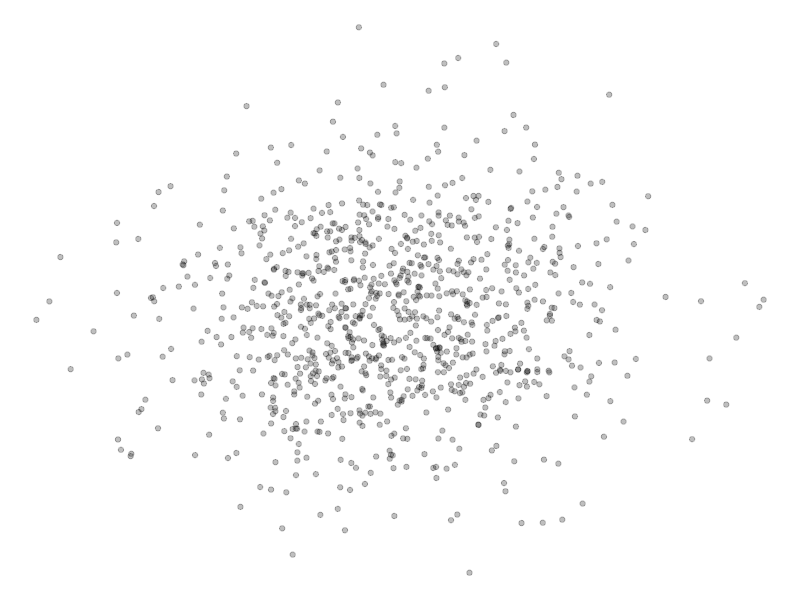
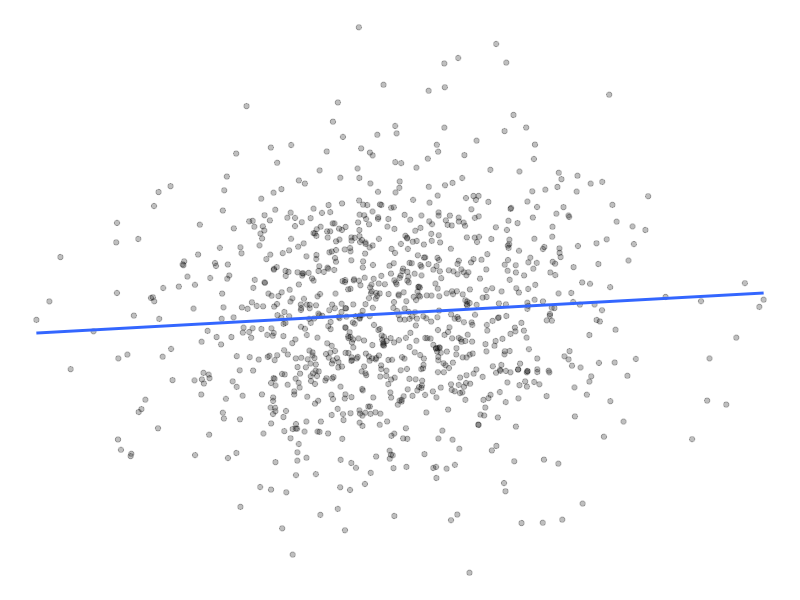
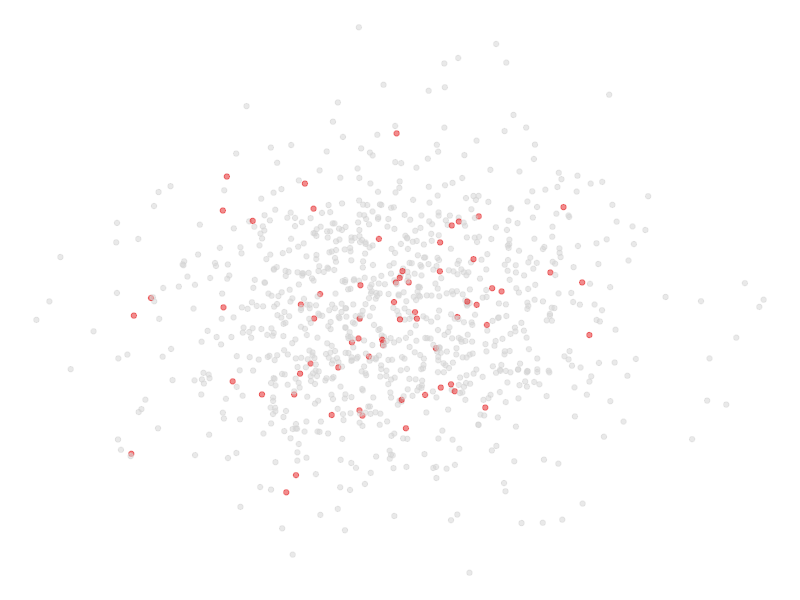
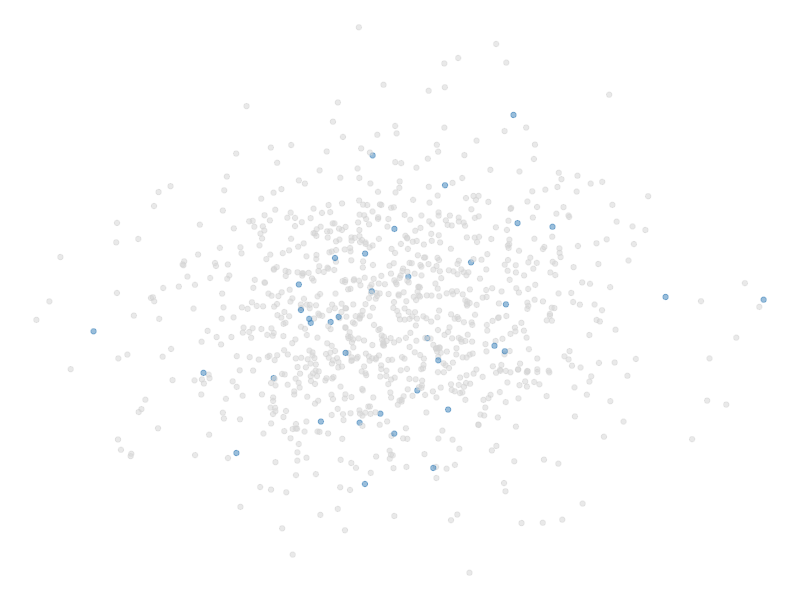
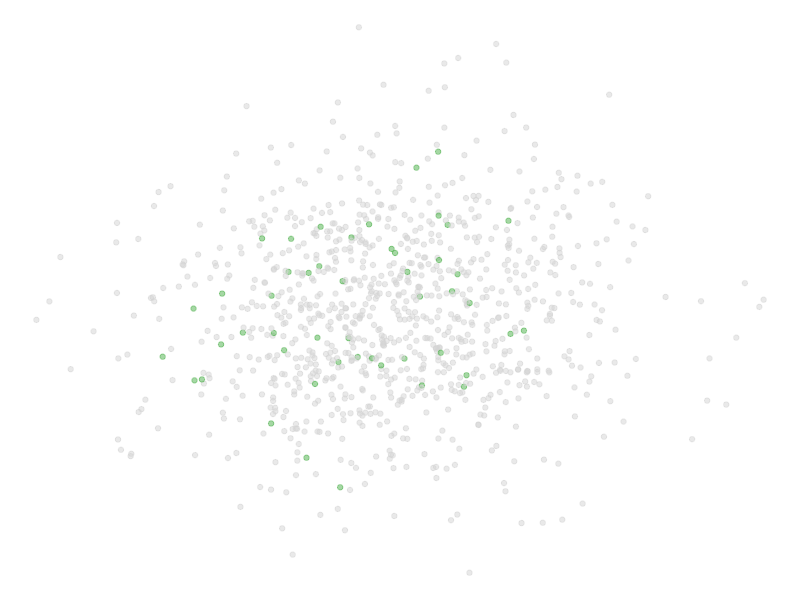
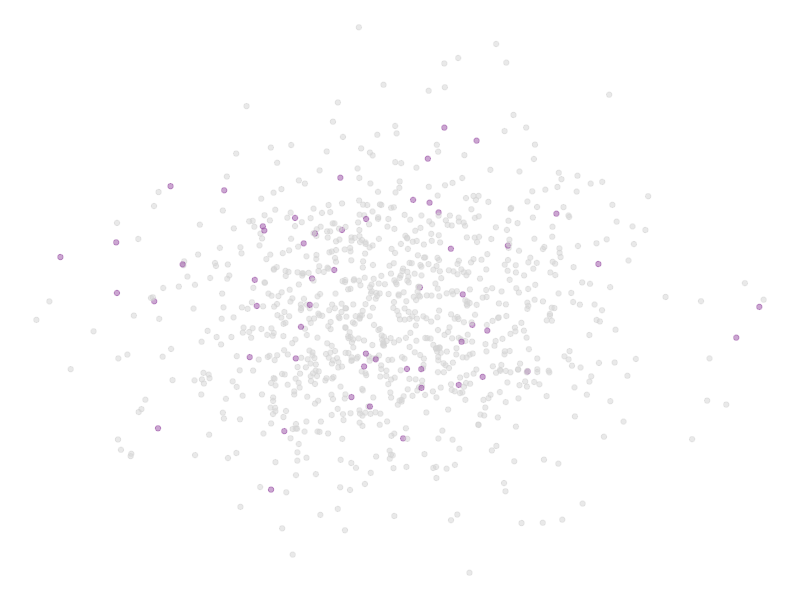
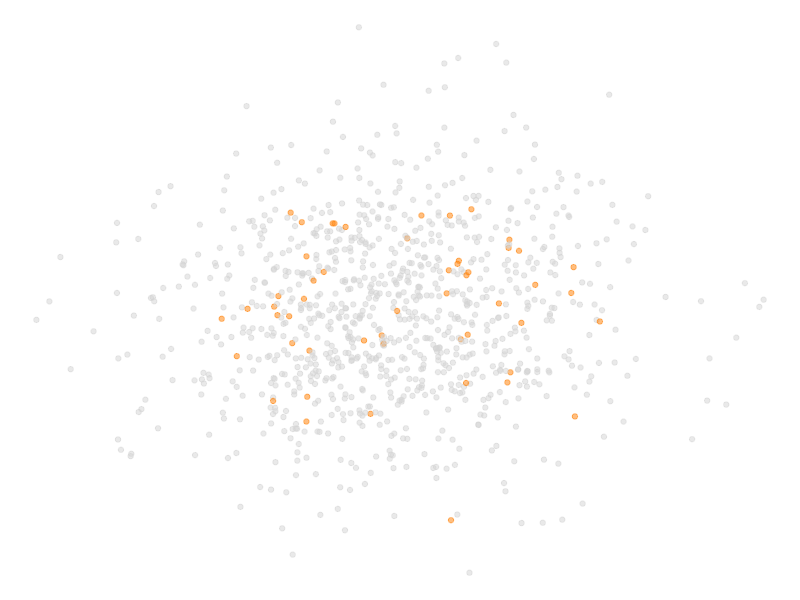
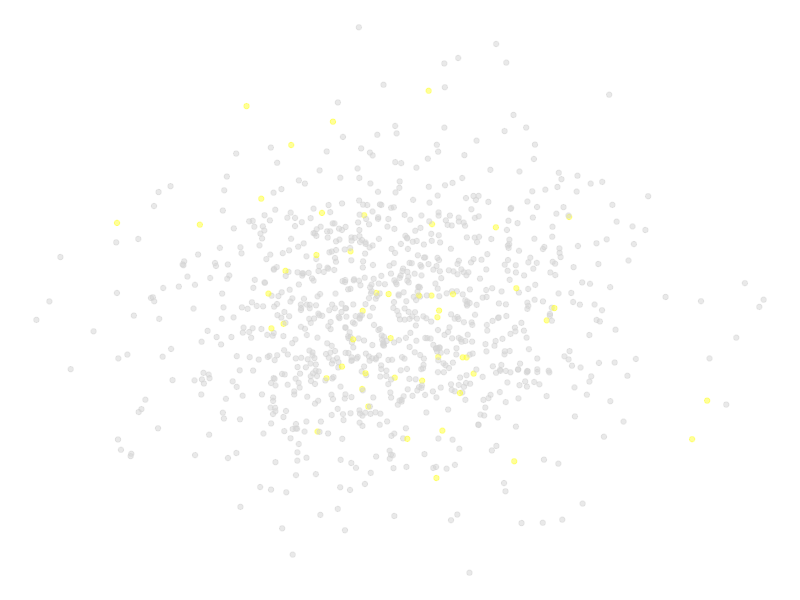

These figures' R source, in order: (Note: this script raises an error after producing the figures.)
set.seed(1337)

library(tidyverse)
library(glue)
library(ggthemes)

generate_correlated_base = function(n, rho, noise_sd = 1) {
  x = rnorm(n)
  
  # Signal component (correlated with x)
  signal = rho * x
  
  # Noise component (independent of x)
  noise = sqrt(1 - rho^2) * rnorm(n, sd = noise_sd)
  
  y = signal + noise
  
  return(data.frame(x = x, y = y))
}

d = generate_correlated_base(n = 1000, rho = 0.7, noise_sd = 20)

summary(lm(y ~ x, data = d))

my_d = d |> 
  mutate(
    x = scales::rescale(x),
    y = scales::rescale(y),
    # x = 1-x,
    s_id = sample(20, 1000, replace = T)
  )

p1 = my_d |> 
  ggplot(aes(x,y)) +
  geom_point(alpha = .25) +
  theme_void()

built = ggplot_build(p1)
x_range = built$layout$panel_params[[1]]$x.range
y_range = built$layout$panel_params[[1]]$y.range

p2 = my_d |> 
  ggplot(aes(x,y)) +
  geom_point(alpha = .25) +
  theme_void() +
  geom_smooth(method = 'lm', se = F)

# Define 20 colours
my_palette = c('#e41a1c', '#377eb8', '#4daf4a', '#984ea3', '#ff7f00', 
               '#ffff33', '#a65628', '#f781bf', '#999999', '#66c2a5',
               '#fc8d62', '#8da0cb', '#e78ac3', '#a6d854', '#ffd92f',
               '#e5c494', '#b3b3b3', '#8dd3c7', '#ffffb3', '#bebada')

# Create directory if it doesn't exist
dir.create("~/Downloads/konfint", showWarnings = FALSE)

# Save first two plots
ggsave("~/Downloads/konfint/p1.pdf",  bg = "white", p1, width = 4, height = 4)
ggsave("~/Downloads/konfint/p2.pdf",  bg = "white", p2, width = 4, height = 4)

# Counter for filenames
plot_num = 3

# First loop - highlight each subject
for(i in 1:20) {
  p = my_d |> 
    mutate(my_colour = s_id == i) |> 
    ggplot(aes(x, y, colour = my_colour)) +
    geom_point(alpha = .5) +
    guides(colour = 'none') +
    theme_void() +
    scale_colour_manual(values = c('lightgrey', my_palette[i]))
  
  ggsave(plot = p, filename = glue('~/Downloads/konfint/p{plot_num}.pdf'),  bg = "white", width = 4, height = 4)
  plot_num = plot_num + 1
}

# Second loop - individual subject regressions
for(i in 1:20) {
  p = my_d |> 
    filter(s_id == i) |> 
    ggplot(aes(x, y)) +
    geom_point(colour = my_palette[i], alpha = .5) +
    geom_smooth(method = 'lm', se = F, colour = my_palette[i]) +
    theme_void() +
    coord_cartesian(xlim = x_range, ylim = y_range)
  
  ggsave(plot = p, filename = glue('~/Downloads/konfint/p{plot_num}.pdf'),  bg = "white", width = 4, height = 4)
  plot_num = plot_num + 1
}

p3 = my_d |> 
  ggplot(aes(x, y, colour = as.factor(s_id))) +
  geom_point(alpha = .5) +
  geom_smooth(method = 'lm', se = F) +
  theme_void() +
  guides(colour = 'none') +
  coord_cartesian(xlim = x_range, ylim = y_range)

ggsave(plot = p3, filename = glue('~/Downloads/konfint/p{plot_num}.pdf'),  bg = "white", width = 4, height = 4)
plot_num = plot_num + 1

p4 = my_d |> 
  ggplot(aes(x, y, colour = as.factor(s_id))) +
  geom_smooth(method = 'lm', se = F) +
  theme_void() +
  guides(colour = 'none') +
  coord_cartesian(xlim = x_range, ylim = y_range)

ggsave(plot = p4, filename = glue('~/Downloads/konfint/p{plot_num}.pdf'),  bg = "white", width = 4, height = 4)
plot_num = plot_num + 1

p5 = my_d |> 
  filter(s_id == 2) |> 
  ggplot(aes(x, y)) +
  geom_smooth(method = 'lm') +
  theme_void() +
  guides(colour = 'none') +
  coord_cartesian(xlim = x_range, ylim = y_range)

ggsave(plot = p5, filename = glue('~/Downloads/konfint/p{plot_num}.pdf'),  bg = "white", width = 4, height = 4)
plot_num = plot_num + 1

p6 = my_d |> 
  filter(s_id == 2) |> 
  ggplot(aes(x, y)) +
  geom_smooth(method = 'lm', level = .999) +
  theme_void() +
  guides(colour = 'none') +
  coord_cartesian(xlim = x_range, ylim = y_range)

ggsave(plot = p6, filename = glue('~/Downloads/konfint/p{plot_num}.pdf'),  bg = "white", width = 4, height = 4)
plot_num = plot_num + 1

p7 = my_d |> 
  filter(s_id == 2) |> 
  ggplot(aes(x, y)) +
  geom_smooth(method = 'lm', level = .5) +
  theme_void() +
  guides(colour = 'none') +
  coord_cartesian(xlim = x_range, ylim = y_range)

ggsave(plot = p7, filename = glue('~/Downloads/konfint/p{plot_num}.pdf'),  bg = "white", width = 4, height = 4)
plot_num = plot_num + 1

p8 = my_d |> 
  filter(s_id == 2) |> 
  ggplot(aes(x, y)) +
  geom_smooth(method = 'lm', level = .5) +
  geom_smooth(method = 'lm', level = .95) +
  geom_smooth(method = 'lm', level = .999) +
  theme_void() +
  guides(colour = 'none') +
  coord_cartesian(xlim = x_range, ylim = y_range)

ggsave(plot = p8, filename = glue('~/Downloads/konfint/p{plot_num}.pdf'),  bg = "white", width = 4, height = 4)
plot_num = plot_num + 1

p9 = p5 +
  geom_smooth(data = my_d, aes(x, y), se = FALSE, color = "red")

ggsave(plot = p9, filename = glue('~/Downloads/konfint/p{plot_num}.pdf'),  bg = "white", width = 4, height = 4)
plot_num = plot_num + 1

p10 = my_d |> 
  filter(s_id == 6) |> 
  ggplot(aes(x, y)) +
  geom_smooth(method = 'lm') +
  theme_void() +
  guides(colour = 'none') +
  coord_cartesian(xlim = x_range, ylim = y_range) +
  geom_smooth(data = my_d, aes(x, y), se = FALSE, color = "red")

ggsave(plot = p10, filename = glue('~/Downloads/konfint/p{plot_num}.pdf'),  bg = "white", width = 4, height = 4)
